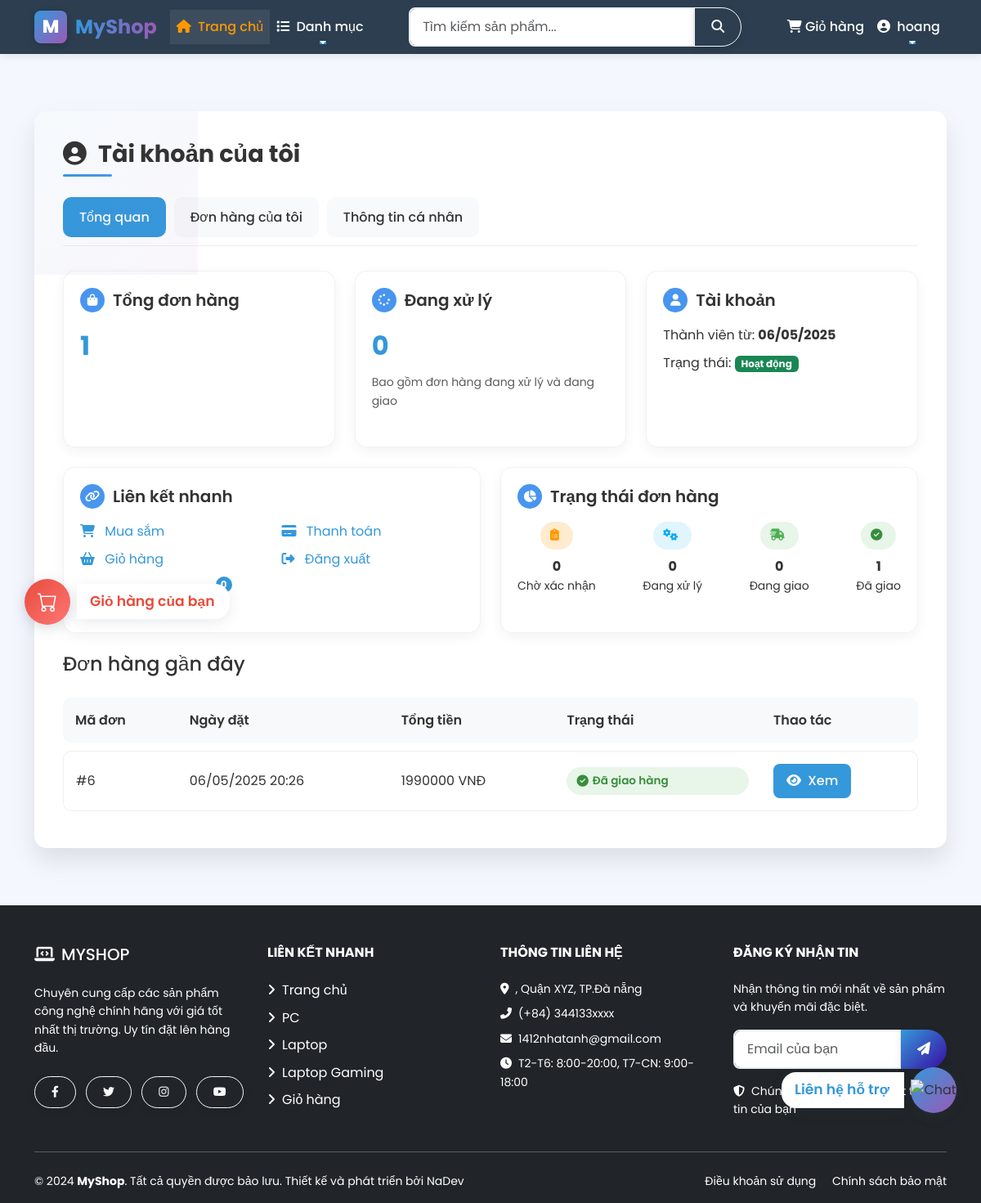
/account/ (signed in), run on the app's committed database.
### shop/models.py (models this page shows, shortened)
class Order(models.Model):
    STATUS_CHOICES = (
        ('pending', 'Chờ xác nhận'),
        ('processing', 'Đang xử lý'),
        ('shipped', 'Đang giao hàng'),
        ('delivered', 'Đã giao hàng'),
        ('cancelled', 'Đã hủy'),
    )
    user = models.ForeignKey(User, on_delete=models.CASCADE, related_name='orders')
    full_name = models.CharField(max_length=100)
    email = models.EmailField()
    phone = models.CharField(max_length=15)
    address = models.TextField()
    city = models.CharField(max_length=100)
    status = models.CharField(max_length=20, choices=STATUS_CHOICES, default='pending')
    total_amount = models.DecimalField(max_digits=12, decimal_places=2)
    created_at = models.DateTimeField(auto_now_add=True)
    updated_at = models.DateTimeField(auto_now=True)
    class Meta:
        ordering = ['-created_at']
    @property
    def get_status_display_vi(self):
        status_map = dict(self.STATUS_CHOICES)
        return status_map.get(self.status, self.status)

### shop/views.py (the view)
# urls.py: path('account/', user_account, name='user_account'),
@login_required(login_url='login')
def user_account(request):
    orders = Order.objects.filter(user=request.user).order_by('-created_at')
    total_orders = orders.count()
    pending_orders = orders.filter(status='pending').count()
    orders_processing = orders.filter(status='processing').count()
    orders_shipped = orders.filter(status='shipped').count()
    orders_delivered = orders.filter(status='delivered').count()
    processing_orders = orders_processing + orders_shipped # Tổng đơn hàng đang xử lý và đang giao
    recent_orders = orders[:5]
    context = {
        'user': request.user,
        'orders': orders,
        'total_orders': total_orders,
        'recent_orders': recent_orders,
        'pending_orders': pending_orders,
        'orders_processing': orders_processing,
        'orders_shipped': orders_shipped,
        'orders_delivered': orders_delivered,
        'processing_orders': processing_orders,
    }
    return render(request, 'shop/user_account.html', context)

### shop/templates/shop/user_account.html (shortened to what this page needs)
{% extends 'shop/base.html' %}
{% load static %}
{% block content %}
<div class="account-section">
    <h1 class="section-title">
        <i class="fas fa-user-circle me-2"></i> Tài khoản của tôi
    </h1>
    <div class="tab-menu">
        <div class="tab-item active" data-tab="dashboard">Tổng quan</div>
        <div class="tab-item" data-tab="orders">Đơn hàng của tôi</div>
        <div class="tab-item" data-tab="profile">Thông tin cá nhân</div>
    </div>
    <div id="dashboard" class="tab-content active">
        <div class="row">
            <div class="col-md-4 mb-4">
                <div class="dashboard-card">
                    <h5 class="card-title"><i class="fas fa-shopping-bag"></i> Tổng đơn hàng</h5>
                    <div class="card-value">{{ total_orders }}</div>
                </div>
            </div>
            <div class="col-md-4 mb-4">
                <div class="dashboard-card">
                    <h5 class="card-title"><i class="fas fa-spinner"></i> Đang xử lý</h5>
                    <div class="card-value">{{ processing_orders }}</div>
                    <div class="mt-2 small text-muted">Bao gồm đơn hàng đang xử lý và đang giao</div>
                </div>
            </div>
            <div class="col-md-4 mb-4">
                <div class="dashboard-card">
                    <h5 class="card-title"><i class="fas fa-user"></i> Tài khoản</h5>
                    <div class="mb-2">Thành viên từ: <span class="fw-bold">{{ user.date_joined|date:"d/m/Y" }}</span></div>
                    <div>Trạng thái: <span class="badge bg-success">Hoạt động</span></div>
                </div>
            </div>
        </div>
        <div class="row">
            <div class="col-md-6 mb-4">
                <div class="dashboard-card">
                    <h5 class="card-title"><i class="fas fa-link"></i> Liên kết nhanh</h5>
                    <div class="row">
                        <div class="col-6">
                            <ul class="list-unstyled">
                                <li class="mb-2"><a href="{% url 'product_list' %}" class="text-decoration-none"><i class="fas fa-shopping-cart me-2"></i> Mua sắm</a></li>
                                <li class="mb-2"><a href="{% url 'view_cart' %}" class="text-decoration-none"><i class="fas fa-shopping-basket me-2"></i> Giỏ hàng</a></li>
                            </ul>
                        </div>
                        <div class="col-6">
                            <ul class="list-unstyled">
                                <li class="mb-2"><a href="{% url 'checkout' %}" class="text-decoration-none"><i class="fas fa-credit-card me-2"></i> Thanh toán</a></li>
                                <li><a href="{% url 'logout' %}" class="text-decoration-none"><i class="fas fa-sign-out-alt me-2"></i> Đăng xuất</a></li>
                            </ul>
                        </div>
                    </div>
                </div>
            </div>
            <div class="col-md-6 mb-4">
                <div class="dashboard-card">
                    <h5 class="card-title"><i class="fas fa-chart-pie"></i> Trạng thái đơn hàng</h5>
                    <div class="d-flex justify-content-between text-center mt-3">
                        <div>
                            <div class="status-badge status-pending d-inline-block mb-2"><i class="fas fa-clipboard-list"></i></div>
                            <div class="fw-bold">{{ pending_orders }}</div>
                            <div class="small">Chờ xác nhận</div>
                        </div>
                        <div>
                            <div class="status-badge status-processing d-inline-block mb-2"><i class="fas fa-cogs"></i></div>
                            <div class="fw-bold">{{ orders_processing }}</div>
                            <div class="small">Đang xử lý</div>
                        </div>
                        <div>
                            <div class="status-badge status-shipped d-inline-block mb-2"><i class="fas fa-shipping-fast"></i></div>
                            <div class="fw-bold">{{ orders_shipped }}</div>
                            <div class="small">Đang giao</div>
                        </div>
                        <div>
                            <div class="status-badge status-delivered d-inline-block mb-2"><i class="fas fa-check-circle"></i></div>
                            <div class="fw-bold">{{ orders_delivered }}</div>
                            <div class="small">Đã giao</div>
                        </div>
                    </div>
                </div>
            </div>
        </div>
        <h4 class="mb-3">Đơn hàng gần đây</h4>
        {% if recent_orders %}
            <div class="table-responsive">
                <table class="orders-table">
                    <thead>
                        <tr>
                            <th>Mã đơn</th>
                            <th>Ngày đặt</th>
                            <th>Tổng tiền</th>
                            <th>Trạng thái</th>
                            <th>Thao tác</th>
                        </tr>
                    </thead>
                    <tbody>
                        {% for order in recent_orders %}
                        <tr>
                            <td>#{{ order.id }}</td>
                            <td>{{ order.created_at|date:"d/m/Y H:i" }}</td>
                            <td>{{ order.total_amount|floatformat:0 }} VNĐ</td>
                            <td>
                                <span class="status-badge status-{{ order.status }}">
                                    {% if order.status == 'pending' %}
                                        <i class="fas fa-clipboard-list"></i>
                                    {% elif order.status == 'processing' %}
                                        <i class="fas fa-cogs"></i>
                                    {% elif order.status == 'shipped' %}
                                        <i class="fas fa-shipping-fast"></i>
                                    {% elif order.status == 'delivered' %}
                                        <i class="fas fa-check-circle"></i>
                                    {% elif order.status == 'cancelled' %}
                                        <i class="fas fa-times-circle"></i>
                                    {% endif %}
                                    {{ order.get_status_display_vi }}
                                </span>
                            </td>
                            <td>
                                <a href="{% url 'order_detail' order.id %}" class="action-btn view-btn">
                                    <i class="fas fa-eye me-1"></i> Xem
                                </a>
                            </td>
                        </tr>
                        {% endfor %}
                    </tbody>
                </table>
            </div>
        {% else %}
            <div class="alert alert-info">
                <i class="fas fa-info-circle me-2"></i> Bạn chưa có đơn hàng nào.
            </div>
        {% endif %}
    </div>
</div>
{% endblock %}

### shop/templates/shop/includes/navbar.html (shortened to what this page needs)
{% load static %}
<nav class="navbar navbar-expand-lg sticky-top navbar-dark bg-dark">
    <div class="container">
        <a class="navbar-brand d-flex align-items-center" href="{% url 'home' %}">
            <div class="logo-container d-flex align-items-center justify-content-center" style="background: linear-gradient(135deg, #3498db, #9b59b6); width: 40px; height: 40px; border-radius: 8px; margin-right: 10px; box-shadow: 0 2px 8px rgba(0,0,0,0.2); transition: transform 0.3s;">
                <span style="font-weight: 800; color: white; font-size: 22px;">M</span>
            </div>
            <span style="font-weight: 700; font-size: 1.5rem; color: #fff; background: linear-gradient(90deg, #3498db, #9b59b6); -webkit-background-clip: text; -webkit-text-fill-color: transparent;">MyShop</span>
        </a>
        <div class="collapse navbar-collapse" id="navbarMain">
            <ul class="navbar-nav me-auto mb-2 mb-lg-0">
                <li class="nav-item">
                    <a class="nav-link active" href="{% url 'home' %}">
                        <i class="fas fa-home me-1"></i> Trang chủ
                    </a>
                </li>
                <li class="nav-item dropdown">
                    <a class="nav-link dropdown-toggle" href="#" id="navbarDropdown" role="button" data-bs-toggle="dropdown" aria-expanded="false">
                        <i class="fas fa-list me-1"></i> Danh mục
                    </a>
                </li>
            </ul>
            <form class="d-flex mx-auto" action="{% url 'product_list' %}" method="get">
                <div class="input-group">
                    <input class="form-control search-input" type="search" placeholder="Tìm kiếm sản phẩm..." aria-label="Search" name="search" value="{% if search %}{{ search }}{% endif %}">
                    <button class="btn btn-outline-light" type="submit">
                        <i class="fas fa-search"></i>
                    </button>
                </div>
            </form>
            <ul class="navbar-nav ms-auto mb-2 mb-lg-0">
                <li class="nav-item">
                    <a class="nav-link position-relative cart-link" href="{% url 'view_cart' %}">
                        <i class="fas fa-shopping-cart"></i> Giỏ hàng
                    </a>
                </li>
                {% if user.is_authenticated %}
                    <li class="nav-item dropdown">
                        <a class="nav-link dropdown-toggle user-link" href="#" id="userDropdown" role="button" data-bs-toggle="dropdown" aria-expanded="false">
                            <i class="fas fa-user-circle me-1"></i> {{ user.username }}
                        </a>
                    </li>
                {% endif %}
            </ul>
        </div>
    </div>
</nav>

### shop/templates/shop/includes/navbar.html (style rules this page uses)
:root { --primary-color: #3498db; --accent-color: #ff9800; --secondary-color: #2c3e50; --light-bg: #f8f9fa; }
.navbar, .navbar-brand { background: #2c3e50 !important; color: #fff !important; }
.navbar .nav-link, .navbar .dropdown-item, .navbar .navbar-brand { color: #fff !important; }
.navbar .nav-link.active, .navbar .nav-link:hover, .navbar .dropdown-item:hover { color: #ff9800 !important; background: rgba(255,255,255,0.08) !important; }
.search-input { border-top-right-radius: 0; border-bottom-right-radius: 0; min-width: 300px; }

### data on the page
Order: id "6", created_at "06/05/2025 20:26", total_amount "1990000", get_status_display_vi "Đã giao hàng"

### other printed values
{{ user.username }} "hoang"
{{ total_orders }} "1"
{{ processing_orders }} "0"
{{ user.date_joined|date:"d/m/Y" }} "06/05/2025"
{{ pending_orders }} "0"
{{ orders_processing }} "0"
{{ orders_shipped }} "0"
{{ orders_delivered }} "1"
